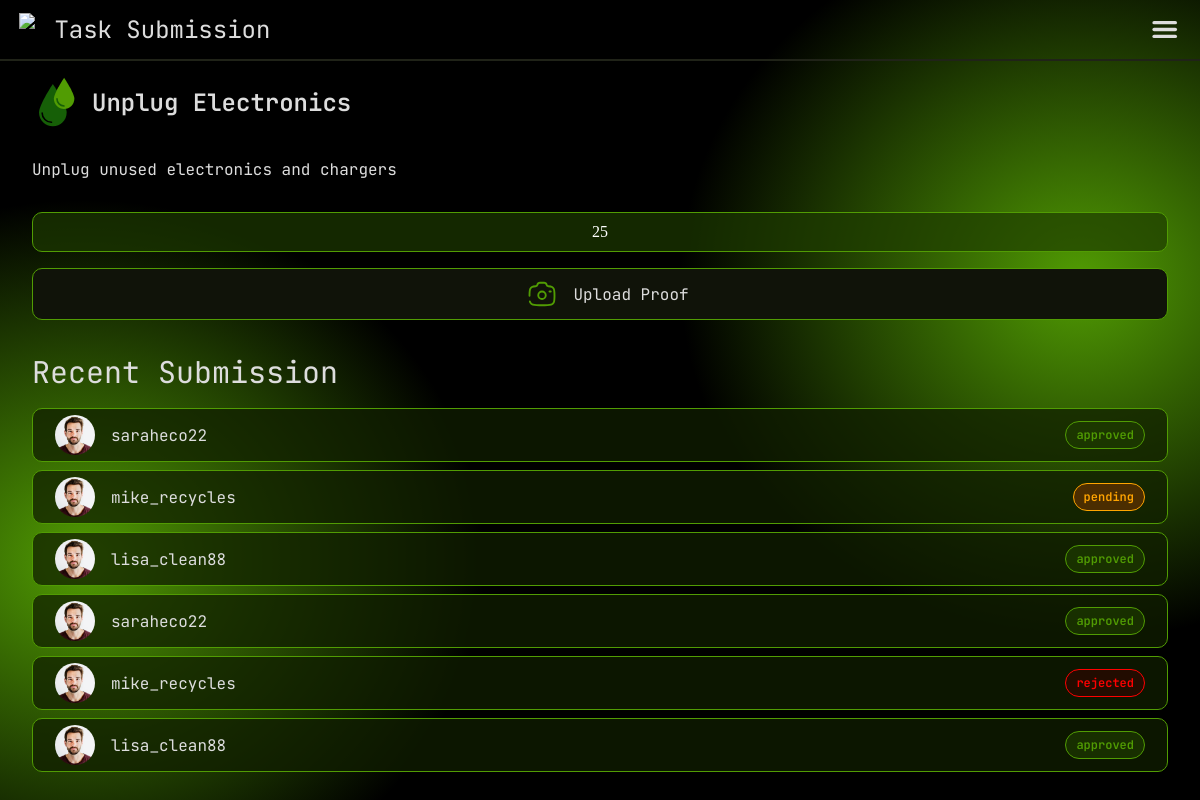
The app's page /task_submission.php?ID=TA_0005 (signed in), older data.
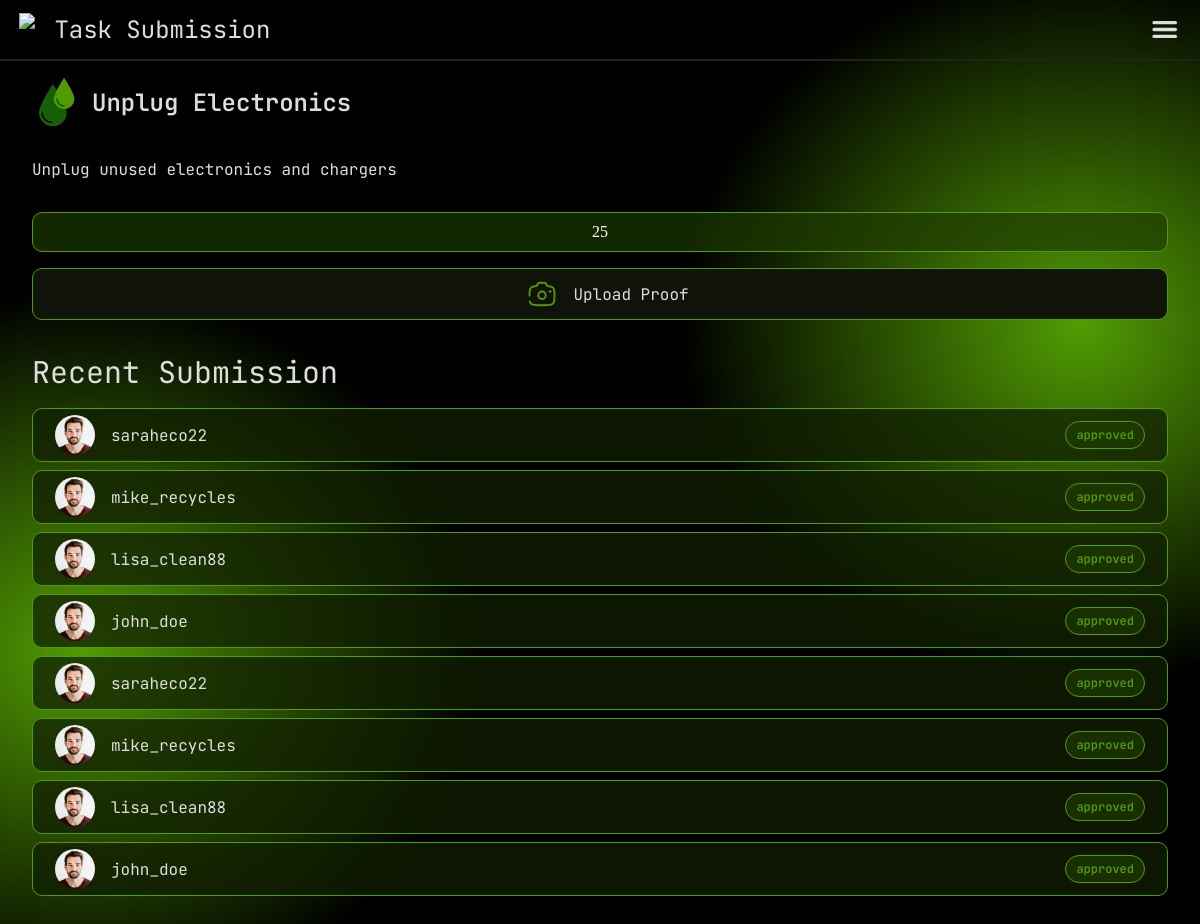
The same page, newer data.
### tables this page shows
CREATE TABLE SUBMISSION (
    ID VARCHAR(50) PRIMARY KEY,
    user VARCHAR(200),
    task_ID VARCHAR(50),
    media LONGBLOB,
    submitted_timestamp INT,
    action_count INT,
    status VARCHAR(20),
    curator VARCHAR(200),

    FOREIGN KEY (user) REFERENCES USERS(username),
    FOREIGN KEY (task_ID) REFERENCES TASK(ID),
    FOREIGN KEY (curator) REFERENCES USERS(username)
);

CREATE TABLE USERS (
    username VARCHAR(200) PRIMARY KEY,
    email VARCHAR(200),
    password VARCHAR(64),
    name VARCHAR(200),
    DOB INT,
    profile_picture BLOB,
    role VARCHAR(20),
    FOREIGN KEY (role) REFERENCES ROLES(role)
);

### api/task/functions.php (called while the page is built, shortened)
<?php
function task_fetch_all($active = true)
{
    include dirname(__DIR__) . "/conn.php";
    if (is_null($active)) {
        $query = "SELECT * FROM task";
    } else {
        $activeValue = $active ? 1 : 0;
        $query = "SELECT * FROM task WHERE active = $activeValue";
    }
    $result = mysqli_query($dbConnection, $query);
    $tasks = array();
    foreach (mysqli_fetch_all($result, MYSQLI_ASSOC) as $row) {
        $tasks[$row['ID']] = $row;
    }
    return $tasks;
}

### task_submission.php (the view, shortened to what this page needs)
<?php
include './api/conn.php';
include './api/task/functions.php';
include './api/points/functions.php';
include './api/credentials.php';
$tasks = task_fetch_all();
$taskID = $_GET['ID'];
$currentTask = $tasks[$taskID];
$points = $currentTask['target'] * $currentTask['reward_rate'];
$sql = "SELECT * FROM submission INNER JOIN users
            WHERE submission.user = users.username
            AND submission.task_ID = '$taskID'";
$userSubmitted = mysqli_query($dbConnection, $sql);
$submittedResult = $userSubmitted;
?>
<!DOCTYPE html>
<html lang="en">
<head>
    <link rel="stylesheet" href="./styles/style.css">
    <link rel="stylesheet" href="./styles/task_submission.css">
</head>
<body>
    <div id="parent">
        <div id="bg-color">
            <?php $headerTitle = "Task Submission";
            include './components/header.php' ?>
            <div id="element">
                <div id="tasks">
                    <div id="task-header">
                        <img src="./assets/ivp/water-drops-svgrepo-com (1).svg" alt="">
                        <p><?php echo $currentTask['title'] ?></p>
                    </div>
                    <p id="task-body">
                        <?php echo $currentTask['description'] ?>
                    </p>
                    <div id="points"><?php echo $points ?></div>
                    <div id="cameraBtn">
                        <a href="">
                            <img src="./assets/ivp/camera-svgrepo-com.svg" alt="">
                            <p>Upload Proof</p>
                        </a>
                    </div>
                </div>
                <div id="submission">
                    <div id="submission-header">
                        <h2>Recent Submission</h2>
                    </div>
                    <?php
                    foreach ($submittedResult as $row) {
                        $statusClass = '';
                        if ($row['status'] === 'pending') {
                            $statusClass = 'orange';
                        } elseif ($row['status'] === 'rejected') {
                            $statusClass = 'red';
                        }
                    ?>
                        <div class="submission-lists">
                            <div class="userInfo">
                                <img src="./assets/ivp/profile-picture.avif" alt="">
                                <p class="name"><?php echo $row['username'] ?></p>
                            </div>
                            <div class="status <?php echo $statusClass; ?>">
                                <p><?php echo $row['status'] ?></p>
                            </div>
                        </div>
                    <?php } ?>
                </div>
            </div>
        </div>
    </div>
</body>
</html>

Row changes from the older to the newer data that the page shows:
changed submission (number 2 of 8 on the later page): status "pending" → "approved"
added submission: user.username "john_doe", status "approved"
changed submission (number 6 of 8 on the later page): status "rejected" → "approved"
added submission: user.username "john_doe", status "approved"
